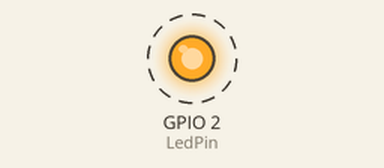
Simulated run of this program. Board: ESP32-S3. On the bench: output pins drawn as LEDs (lit = HIGH). Dashed ring = blinking. What the program prints to the serial monitor is not drawn.

Above: at 6.5 s.
Timing chart, 0 to 10.6 s (numbered marks = the images above):
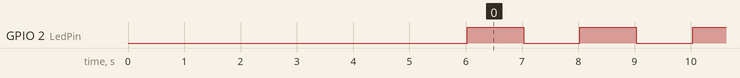

Measured:
- by itself, GPIO 2 (LedPin): alternates HIGH for 1.0 s and LOW for 1.0 s

The program:

main.cpp
```cpp
#include <Arduino.h>
#include <ESP.h>        // Include the ESP class header

// --- Modern C++: Namespaces & Constexpr ---
// We use a namespace to group related constants. This prevents "LED_PIN" from
// accidentally conflicting with other libraries.
namespace Config {
    // 'constexpr' tells the compiler this value is known at compile-time.
    // It is more efficient than 'const' and safer than '#define'.
    constexpr int LedPin    = 2;
}

// Global Objects
// Task handles for debugging/control
TaskHandle_t TaskHeartbeat;
TaskHandle_t TaskLogic;

// Prototypes
void heartbeatTask(void *pvParameters);
void logicTask(void *pvParameters);

void setup() {
// Standard delay for UART stability
    delay(1000);
    Serial.begin(115200);

    // On hardware UART (COM?), Serial is always "true"
    // but we wait a moment for the user to open the monitor
    delay(5000);

    Serial.println("\n--- Connected via CH343 UART (COM?) ---");
    Serial.println(  "--- ESP32-S3 Dual Core Booting --------");
    Serial.println("\n--- ESP Hardware Info------------------");

    // Display ESP Information

    Serial.printf("Chip ID: %u\n", ESP.getChipModel()); // Get the 24-bit chip ID
    Serial.printf("CPU Frequency: %u MHz\n", ESP.getCpuFreqMHz()); // Get CPU frequency
    Serial.printf("SDK Version: %s\n", ESP.getSdkVersion()); // Get SDK version

    // Get and print flash memory information
    Serial.printf("Flash Chip Size: %u bytes\n", ESP.getFlashChipSize()); // Get total flash size

    // Get and print SRAM memory information
    Serial.printf("Internal free Heap at setup: %d bytes\n", ESP.getFreeHeap());
    if(psramFound()){
        Serial.printf("Total PSRAM Size: %d bytes", ESP.getPsramSize());
    } else {
         Serial.print("No PSRAM found");
    }

    Serial.println("\n---------------------------------------");
    Serial.println("\n");

       // Configure Hardware using our Namespace
    pinMode(Config::LedPin,    OUTPUT);

    // Create Heartbeat Task on Core 0 (System Core)
    xTaskCreatePinnedToCore(
        heartbeatTask,   // Task function
        "Heartbeat",     // Name
        4096,            // Stack size
        NULL,            // Parameters
        1,               // Priority
        &TaskHeartbeat,  // Task handle
        0                // Core ID
    );

    // Create Logic Task on Core 1 (App Core)
    xTaskCreatePinnedToCore(
        logicTask,
        "Logic",
        4096,
        NULL,
        2,               // Higher priority
        &TaskLogic,
        1                // Core ID
    );
}

void loop() {
    // In FreeRTOS, we leave loop() empty or use it for low-priority cleanup.
    vTaskDelete(NULL);
}

// --- Task Implementations ---
void heartbeatTask(void *pvParameters) {
    for(;;) {
        // Toggle the LED state
        digitalWrite(Config::LedPin, !digitalRead(Config::LedPin));

        // Log the status to Serial (Core 0)
        Serial.printf("[Core %d] Heartbeat - Uptime: %lu ms | LED: %s\n",
                      xPortGetCoreID(),
                      millis(),
                      digitalRead(Config::LedPin) ? "ON" : "OFF");

        // Block calling task for 1000ms
        vTaskDelay(pdMS_TO_TICKS(1000));  // Converts ms to ticks
    }
}
void logicTask(void *pvParameters) {
    for(;;) {
        // This is where you'd poll your SPI/I2C sensors
        Serial.printf("[Core %d] Processing Application Logic...\n", xPortGetCoreID());

        // Use a shorter delay for high-frequency tasks
        vTaskDelay(pdMS_TO_TICKS(500));
    }
}
```
